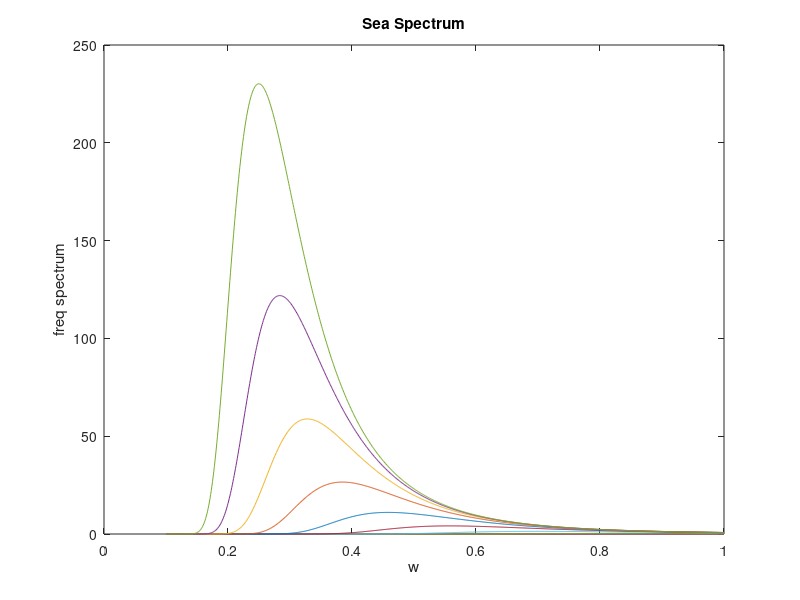

Recreate this plot in MATLAB. (Note: this script raises an error after producing the figure.)
sea_vel =[2, 4.5, 8, 13, 18.5, 24, 30, 36.5, 43.5, 51, 59, 67] .* .5144
Hsig = [0.023, 0.15, 0.46, 1.1, 2, 3.3, 5.2, 7.6, 10.7, 14.7, 18.6, 22.7];


w = 0.1:0.001:1.0;
g = 9.81;
V = 10;

PMspectrum = @(w, u, g) ((0.0081 * g^2) ./ (w.^5))  .* exp(-0.74 .* (g ./(w .* u)).^4);

plot(w, PMspectrum(w, sea_vel(1), g))
title("Sea Spectrum")
xlabel("w")
ylabel("freq spectrum")

for i = 2:length(sea_vel)
    hold on
    plot(w, PMspectrum(w, sea_vel(i), g));
end

N = [10 50 100 500 1000]
M_0 = zeros(1,length(sea_vel)); M_2 = zeros(1,length(sea_vel)); M_4 = zeros(1,length(sea_vel));
Tz = zeros(1,length(sea_vel)); Tp = zeros(1,length(sea_vel)); sig_h = zeros(1,length(sea_vel));
sig_v = zeros(1,length(sea_vel)); sig_a = zeros(1,length(sea_vel));
mph = zeros(length(sea_vel),length(N)); s = zeros(length(sea_vel),length(w));
hencounter_s = zeros(length(sea_vel),length(w)); fencounter_s = zeros(length(sea_vel),length(w));
freq = zeros(1, length(sea_vel));

for i = 1:length(sea_vel)
	s(i, :) = PMspectrum(w, sea_vel(i), g);
    M_0(i) = integral(@(w)PMspectrum(w, sea_vel(i), g), 0, Inf);
    M_2(i) = integral(@(w) (w.^2 .* PMspectrum(w, sea_vel(i), g)), 0, Inf);
    M_4(i) = integral(@(w) (w.^4 .* PMspectrum(w, sea_vel(i), g)), 0, Inf);
    Tz(i) = 2 * pi * sqrt(M_0(i)/M_2(i));
    Tp(i) = 2 * pi * sqrt(M_2(i)/M_4(i));
    sig_h(i) = 4 * sqrt(M_0(i));
    sig_v(i) = 2 * sqrt(M_2(i));
    sig_a(i) = 2 * sqrt(M_4(i));
    mph(i, :) = 2 * sqrt((M_0(i) .* log(N)));
	hencounter_s(i, :) = s(i, :) ./ (1 + (2 .* w .* V ./ g));  % head sea case
	fencounter_s(i, :) = s(i, :) ./ (1 - (2 .* w .* V ./ g));  % following sea case
	freq(i) = solve('')
end

figure

ss = 1:12;
scatter(ss, M_0)
title("M_0, M_2, M_4, Tz, Tp")
xlabel("sea state 1 to 12")
hold on
scatter(ss, M_2)
hold on
scatter(ss, M_4)
hold on
scatter(ss, Tp)
hold on
scatter(ss, Tz)
legend('M_0', 'M_2', 'M_4', 'Tz', 'Tp')

disp("Verification");
disp("Beaufort scale");
disp(Hsig);
disp("Calculated Sig H");
disp(sig_h);
figure
scatter(Hsig, sig_h)
xlabel("Beaufort scale")
ylabel("Calculated Sig H")

disp("sig wave velocity amp and std deviation");
disp(sig_v);
disp(std(sig_v));
disp("sig wave acceleration amp and std deviation");
disp(sig_a);
disp(std(sig_a));

disp("most probable wave height for N encounters");
disp(mph);

